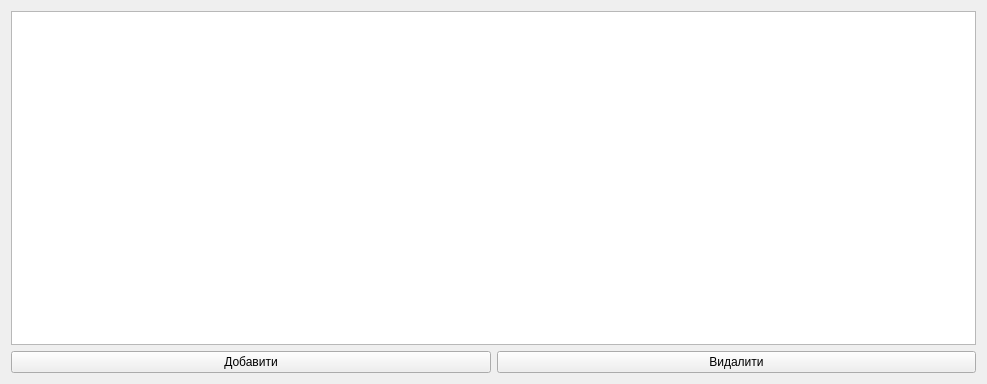
<?xml version="1.0" encoding="UTF-8"?>
<ui version="4.0">
 <class>Form</class>
 <widget class="QWidget" name="Form">
  <property name="geometry">
   <rect>
    <x>0</x>
    <y>0</y>
    <width>987</width>
    <height>384</height>
   </rect>
  </property>
  <property name="windowTitle">
   <string>DataBase</string>
  </property>
  <layout class="QGridLayout" name="gridLayout">
   <item row="0" column="0" colspan="2">
    <widget class="QTableView" name="tableView"/>
   </item>
   <item row="1" column="1">
    <widget class="QPushButton" name="removeObject">
     <property name="text">
      <string>Видалити</string>
     </property>
    </widget>
   </item>
   <item row="1" column="0">
    <widget class="QPushButton" name="addObject">
     <property name="text">
      <string>Добавити</string>
     </property>
    </widget>
   </item>
  </layout>
 </widget>
 <resources/>
 <connections/>
</ui>
